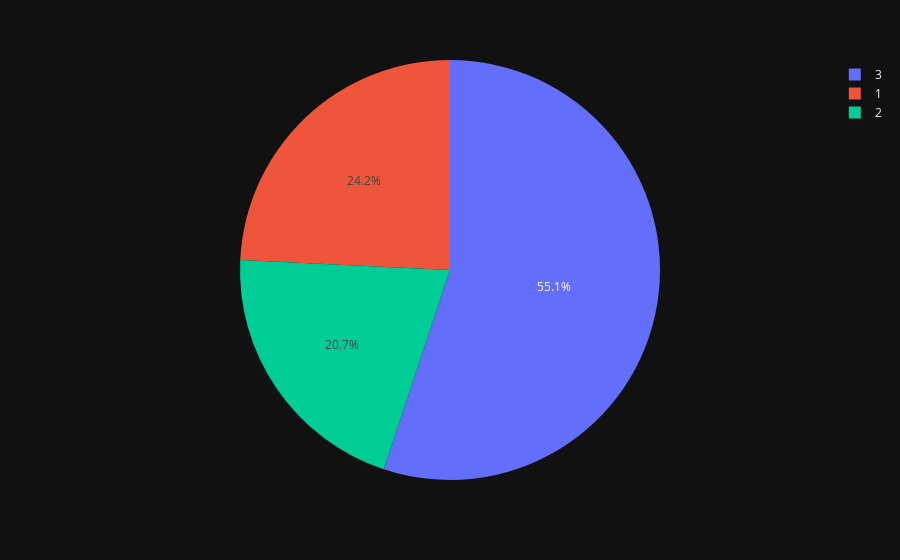

Source (notebook cell):
### Code cell
import plotly.express as px

fig = px.pie(size_by_class, values=size_by_class, names=size_by_class.index)
fig.show()

### Figure 1 — Plotly figure (JSON) as saved in the notebook; plotly's stock layout.template omitted (floating-point values rounded to 4 significant figures)
{"data": [{"domain": {"x": [0.0, 1.0], "y": [0.0, 1.0]}, "hovertemplate": "Pclass=%{label}<br>value=%{value}<extra></extra>", "labels": [1, 2, 3], "legendgroup": "", "name": "", "showlegend": true, "values": [216, 184, 491], "type": "pie"}], "layout": {"legend": {"tracegroupgap": 0}, "margin": {"t": 60}}}
